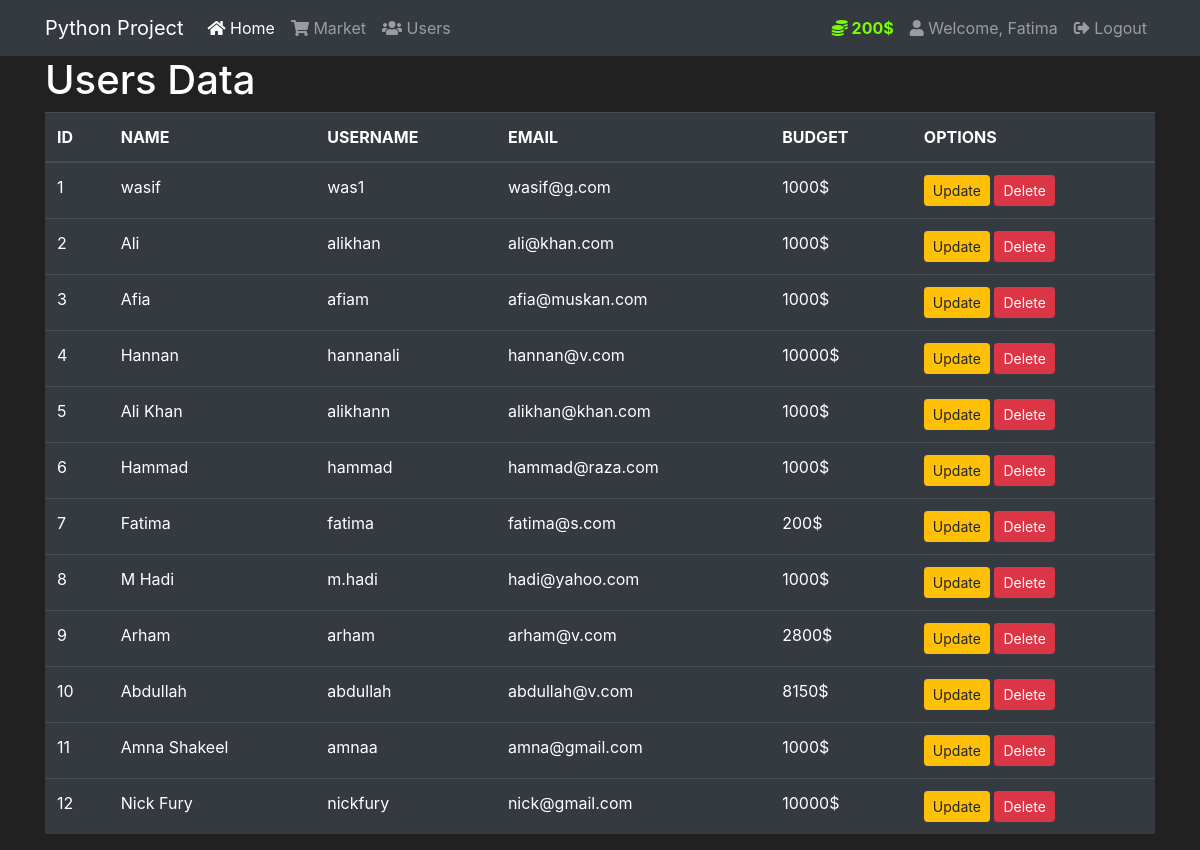
Screenshot of /users (signed in) with the database file from the repository.
### market/models.py (models this page shows, shortened)
class User(db.Model, UserMixin):
    id = db.Column(db.Integer(), primary_key=True)
    fullname = db.Column(db.String(length=30), nullable=False)
    username = db.Column(db.String(length=30), nullable=False, unique=True)
    email    = db.Column(db.String(length=50), nullable=False, unique=True)
    password = db.Column(db.String(length=50), nullable=False)
    budget   = db.Column(db.Integer(), nullable=False, default=1000)
    items = db.relationship('Item', backref='owned_user', lazy=True)
    @property
    def prettierBudget(self):
        if len(str(self.budget)) >= 4:
            return f'{str(self.budget)[:-3]},{str(self.budget)[-3:]}$'
        else:
            return f'{self.budget}$'
    @property
    def password_hash(self):
        return self.password

### market/routes.py (the view)
@app.route('/users')
def user_page():
    users = User.query.all()
    return render_template('users.html', users=users)

### market/models.py (called while the page is built)
@login_manager.user_loader
def load_user(user_id):
    return User.query.get(int(user_id))

### market/templates/users.html (shortened to what this page needs)
{% extends 'base.html' %}
{% block content %}
    <section>
        <div class="container">
            <h1>Users Data</h1>
            <table class="table table-hover table-dark">
                <thead>
                    <tr>
                        <th scope="col">ID</th>
                        <th scope="col">NAME</th>
                        <th scope="col">USERNAME</th>
                        <th scope="col">EMAIL</th>
                        <th scope="col">BUDGET</th>
                        <th scope="col">OPTIONS</th>
                    </tr>
                </thead>
                <tbody>
                    {% for user in users %}
                        <tr>
                            <td>{{ user.id }}</td>
                            <td>{{ user.fullname }}</td>
                            <td>{{ user.username }}</td>
                            <td>{{ user.email }}</td>
                            <td>{{ user.budget }}$</td>
                            <td>
                                <a href="{{ url_for('update_page') }}" class="btn btn-outline btn-warning btn-sm">Update</a>
                                <a href="#" class="btn btn-outline btn-danger btn-sm">Delete</a>
                            </td>
                        </tr>
                    {% endfor %}
                </tbody>
            </table>
        </div>
    </section>
{% endblock %}

### market/templates/base.html (shortened to what this page needs)
<!doctype html>
<html lang="en">
<head>
    <link rel="stylesheet" href="https://cdnjs.cloudflare.com/ajax/libs/font-awesome/5.15.3/css/all.min.css">
    <link rel="stylesheet" href="https://cdn.jsdelivr.net/npm/bootstrap@4.5.3/dist/css/bootstrap.min.css">
</head>
<body>
    <nav class="navbar navbar-expand-md navbar-dark bg-dark">
        <div class="container">
            <a class="navbar-brand" href="#">Python Project</a>
            <div class="collapse navbar-collapse" id="navbarNav">
                <ul class="navbar-nav mr-auto">
                    <li class="nav-item active">
                        <a class="nav-link" href="{{ url_for('home_page') }}">
                            <i class="fas fa-home"></i>
                            Home <span class="sr-only">(current)</span>
                        </a>
                    </li>
                    {% if current_user.is_authenticated %}
                    <li class="nav-item">
                        <a class="nav-link" href="{{ url_for('market_page') }}">
                            <i class="fas fa-shopping-cart"></i>
                            Market
                        </a>
                    </li>
                    {% endif %}
                    <li class="nav-item">
                        <a class="nav-link" href="{{ url_for('user_page') }}">
                            <i class="fas fa-users"></i>
                            Users
                        </a>
                    </li>
                </ul>
                {% if current_user.is_authenticated %}
                    <ul class="navbar-nav">
                        <li class="nav-item">
                            <a class="nav-link" style="color: lawngreen;font-weight: bold;">
                                <i class="fas fa-coins"></i>
                                {{ current_user.prettierBudget }}
                            </a>
                        </li>
                        <li class="nav-item">
                            <a class="nav-link">
                                <i class="fas fa-user"></i>
                                Welcome, {{ current_user.fullname }}
                            </a>
                        </li>
                        <li class="nav-item">
                            <a class="nav-link" href="{{ url_for('logout_page') }}">
                                <i class="fas fa-sign-out-alt"></i>
                                Logout
                            </a>
                        </li>
                    </ul>
                {% endif %}
            </div>
        </div>
    </nav>
    {% block content %}
    {% endblock %}
</body>
</html>

### market/templates/base.html (style rules this page uses)
body { background: #212121; color: white; }

### rows the page displays
User: prettierBudget "200$", fullname "Fatima", id "7", username "fatima", email "fatima@s.com", budget "200"
User: id "1", fullname "wasif", username "was1", email "wasif@g.com", budget "1000"
User: id "2", fullname "Ali", username "alikhan", email "ali@khan.com", budget "1000"
User: id "3", fullname "Afia", username "afiam", email "afia@muskan.com", budget "1000"
User: id "4", fullname "Hannan", username "hannanali", email "hannan@v.com", budget "10000"
User: id "5", fullname "Ali Khan", username "alikhann", email "alikhan@khan.com", budget "1000"
User: id "6", fullname "Hammad", username "hammad", email "hammad@raza.com", budget "1000"
User: id "8", fullname "M Hadi", username "m.hadi", email "hadi@yahoo.com", budget "1000"
User: id "9", fullname "Arham", username "arham", email "arham@v.com", budget "2800"
User: id "10", fullname "Abdullah", username "abdullah", email "abdullah@v.com", budget "8150"
User: id "11", fullname "Amna Shakeel", username "amnaa", email "amna@gmail.com", budget "1000"
User: id "12", fullname "Nick Fury", username "nickfury", email "nick@gmail.com", budget "10000"
